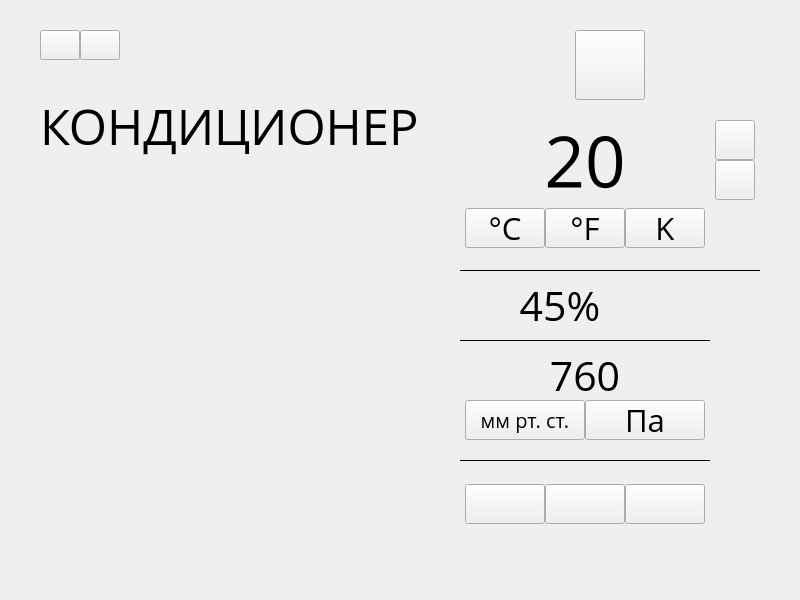
<?xml version="1.0" encoding="UTF-8"?>
<ui version="4.0">
 <class>CustomMainWindowClass</class>
 <widget class="QMainWindow" name="CustomMainWindowClass">
  <property name="geometry">
   <rect>
    <x>0</x>
    <y>0</y>
    <width>800</width>
    <height>600</height>
   </rect>
  </property>
  <property name="minimumSize">
   <size>
    <width>800</width>
    <height>600</height>
   </size>
  </property>
  <property name="maximumSize">
   <size>
    <width>1024</width>
    <height>768</height>
   </size>
  </property>
  <property name="windowTitle">
   <string>Conditioner</string>
  </property>
  <property name="iconSize">
   <size>
    <width>24</width>
    <height>24</height>
   </size>
  </property>
  <widget class="QWidget" name="centralWidget">
   <property name="sizePolicy">
    <sizepolicy hsizetype="Expanding" vsizetype="Expanding">
     <horstretch>0</horstretch>
     <verstretch>0</verstretch>
    </sizepolicy>
   </property>
   <property name="minimumSize">
    <size>
     <width>800</width>
     <height>600</height>
    </size>
   </property>
   <property name="maximumSize">
    <size>
     <width>1024</width>
     <height>768</height>
    </size>
   </property>
   <property name="baseSize">
    <size>
     <width>800</width>
     <height>600</height>
    </size>
   </property>
   <property name="autoFillBackground">
    <bool>true</bool>
   </property>
   <widget class="QLabel" name="title">
    <property name="geometry">
     <rect>
      <x>40</x>
      <y>86</y>
      <width>390</width>
      <height>80</height>
     </rect>
    </property>
    <property name="sizePolicy">
     <sizepolicy hsizetype="Minimum" vsizetype="Minimum">
      <horstretch>0</horstretch>
      <verstretch>0</verstretch>
     </sizepolicy>
    </property>
    <property name="minimumSize">
     <size>
      <width>390</width>
      <height>80</height>
     </size>
    </property>
    <property name="maximumSize">
     <size>
      <width>499</width>
      <height>102</height>
     </size>
    </property>
    <property name="sizeIncrement">
     <size>
      <width>0</width>
      <height>0</height>
     </size>
    </property>
    <property name="baseSize">
     <size>
      <width>390</width>
      <height>80</height>
     </size>
    </property>
    <property name="font">
     <font>
      <family>Open Sans</family>
      <pointsize>37</pointsize>
      <kerning>true</kerning>
     </font>
    </property>
    <property name="autoFillBackground">
     <bool>false</bool>
    </property>
    <property name="text">
     <string>КОНДИЦИОНЕР</string>
    </property>
    <property name="scaledContents">
     <bool>false</bool>
    </property>
    <property name="alignment">
     <set>Qt::AlignLeading|Qt::AlignLeft|Qt::AlignVCenter</set>
    </property>
    <property name="textInteractionFlags">
     <set>Qt::NoTextInteraction</set>
    </property>
   </widget>
   <widget class="QLabel" name="innerBlock">
    <property name="geometry">
     <rect>
      <x>40</x>
      <y>192</y>
      <width>378</width>
      <height>108</height>
     </rect>
    </property>
    <property name="sizePolicy">
     <sizepolicy hsizetype="Minimum" vsizetype="Minimum">
      <horstretch>0</horstretch>
      <verstretch>0</verstretch>
     </sizepolicy>
    </property>
    <property name="minimumSize">
     <size>
      <width>378</width>
      <height>108</height>
     </size>
    </property>
    <property name="maximumSize">
     <size>
      <width>484</width>
      <height>138</height>
     </size>
    </property>
    <property name="baseSize">
     <size>
      <width>378</width>
      <height>108</height>
     </size>
    </property>
    <property name="text">
     <string/>
    </property>
    <property name="pixmap">
     <pixmap resource="Conditioner.qrc">:/CustomMainWindow/icons/big_light_InnerBlockModel.png</pixmap>
    </property>
    <property name="scaledContents">
     <bool>true</bool>
    </property>
    <property name="textInteractionFlags">
     <set>Qt::NoTextInteraction</set>
    </property>
   </widget>
   <widget class="QPushButton" name="lightToggle">
    <property name="geometry">
     <rect>
      <x>40</x>
      <y>30</y>
      <width>40</width>
      <height>30</height>
     </rect>
    </property>
    <property name="sizePolicy">
     <sizepolicy hsizetype="Minimum" vsizetype="Minimum">
      <horstretch>0</horstretch>
      <verstretch>0</verstretch>
     </sizepolicy>
    </property>
    <property name="minimumSize">
     <size>
      <width>40</width>
      <height>30</height>
     </size>
    </property>
    <property name="maximumSize">
     <size>
      <width>51</width>
      <height>39</height>
     </size>
    </property>
    <property name="baseSize">
     <size>
      <width>40</width>
      <height>30</height>
     </size>
    </property>
    <property name="text">
     <string/>
    </property>
    <property name="icon">
     <iconset resource="Conditioner.qrc">
      <normaloff>:/CustomMainWindow/icons/big_light_Sun.png</normaloff>:/CustomMainWindow/icons/big_light_Sun.png</iconset>
    </property>
    <property name="iconSize">
     <size>
      <width>20</width>
      <height>20</height>
     </size>
    </property>
    <property name="checkable">
     <bool>true</bool>
    </property>
    <property name="checked">
     <bool>false</bool>
    </property>
    <property name="autoDefault">
     <bool>false</bool>
    </property>
    <property name="default">
     <bool>false</bool>
    </property>
    <property name="flat">
     <bool>false</bool>
    </property>
   </widget>
   <widget class="QPushButton" name="darkToggle">
    <property name="geometry">
     <rect>
      <x>80</x>
      <y>30</y>
      <width>40</width>
      <height>30</height>
     </rect>
    </property>
    <property name="sizePolicy">
     <sizepolicy hsizetype="Minimum" vsizetype="Minimum">
      <horstretch>0</horstretch>
      <verstretch>0</verstretch>
     </sizepolicy>
    </property>
    <property name="minimumSize">
     <size>
      <width>40</width>
      <height>30</height>
     </size>
    </property>
    <property name="maximumSize">
     <size>
      <width>51</width>
      <height>39</height>
     </size>
    </property>
    <property name="baseSize">
     <size>
      <width>40</width>
      <height>30</height>
     </size>
    </property>
    <property name="text">
     <string/>
    </property>
    <property name="icon">
     <iconset resource="Conditioner.qrc">
      <normaloff>:/CustomMainWindow/icons/big_light_Moon.png</normaloff>:/CustomMainWindow/icons/big_light_Moon.png</iconset>
    </property>
    <property name="iconSize">
     <size>
      <width>20</width>
      <height>20</height>
     </size>
    </property>
    <property name="checkable">
     <bool>true</bool>
    </property>
   </widget>
   <widget class="QLabel" name="outerBlock">
    <property name="geometry">
     <rect>
      <x>66</x>
      <y>332</y>
      <width>325</width>
      <height>221</height>
     </rect>
    </property>
    <property name="sizePolicy">
     <sizepolicy hsizetype="Minimum" vsizetype="Minimum">
      <horstretch>0</horstretch>
      <verstretch>0</verstretch>
     </sizepolicy>
    </property>
    <property name="minimumSize">
     <size>
      <width>325</width>
      <height>221</height>
     </size>
    </property>
    <property name="maximumSize">
     <size>
      <width>416</width>
      <height>283</height>
     </size>
    </property>
    <property name="baseSize">
     <size>
      <width>325</width>
      <height>221</height>
     </size>
    </property>
    <property name="text">
     <string/>
    </property>
    <property name="pixmap">
     <pixmap resource="Conditioner.qrc">:/CustomMainWindow/icons/big_light_OuterBlockModel.png</pixmap>
    </property>
    <property name="scaledContents">
     <bool>true</bool>
    </property>
    <property name="textInteractionFlags">
     <set>Qt::NoTextInteraction</set>
    </property>
   </widget>
   <widget class="QPushButton" name="powerButton">
    <property name="geometry">
     <rect>
      <x>575</x>
      <y>30</y>
      <width>70</width>
      <height>70</height>
     </rect>
    </property>
    <property name="sizePolicy">
     <sizepolicy hsizetype="Minimum" vsizetype="Minimum">
      <horstretch>0</horstretch>
      <verstretch>0</verstretch>
     </sizepolicy>
    </property>
    <property name="minimumSize">
     <size>
      <width>70</width>
      <height>70</height>
     </size>
    </property>
    <property name="maximumSize">
     <size>
      <width>90</width>
      <height>90</height>
     </size>
    </property>
    <property name="sizeIncrement">
     <size>
      <width>0</width>
      <height>0</height>
     </size>
    </property>
    <property name="baseSize">
     <size>
      <width>70</width>
      <height>70</height>
     </size>
    </property>
    <property name="text">
     <string/>
    </property>
    <property name="icon">
     <iconset resource="Conditioner.qrc">
      <normaloff>:/CustomMainWindow/icons/big_Power.png</normaloff>:/CustomMainWindow/icons/big_Power.png</iconset>
    </property>
    <property name="iconSize">
     <size>
      <width>48</width>
      <height>48</height>
     </size>
    </property>
   </widget>
   <widget class="QLabel" name="temperatureLabel">
    <property name="geometry">
     <rect>
      <x>455</x>
      <y>120</y>
      <width>260</width>
      <height>80</height>
     </rect>
    </property>
    <property name="sizePolicy">
     <sizepolicy hsizetype="Minimum" vsizetype="Minimum">
      <horstretch>0</horstretch>
      <verstretch>0</verstretch>
     </sizepolicy>
    </property>
    <property name="minimumSize">
     <size>
      <width>260</width>
      <height>80</height>
     </size>
    </property>
    <property name="maximumSize">
     <size>
      <width>333</width>
      <height>102</height>
     </size>
    </property>
    <property name="baseSize">
     <size>
      <width>260</width>
      <height>80</height>
     </size>
    </property>
    <property name="font">
     <font>
      <family>Open Sans</family>
      <pointsize>53</pointsize>
     </font>
    </property>
    <property name="layoutDirection">
     <enum>Qt::LeftToRight</enum>
    </property>
    <property name="text">
     <string>20</string>
    </property>
    <property name="alignment">
     <set>Qt::AlignCenter</set>
    </property>
    <property name="textInteractionFlags">
     <set>Qt::NoTextInteraction</set>
    </property>
   </widget>
   <widget class="QPushButton" name="increaseButton">
    <property name="geometry">
     <rect>
      <x>715</x>
      <y>120</y>
      <width>40</width>
      <height>40</height>
     </rect>
    </property>
    <property name="sizePolicy">
     <sizepolicy hsizetype="Minimum" vsizetype="Minimum">
      <horstretch>0</horstretch>
      <verstretch>0</verstretch>
     </sizepolicy>
    </property>
    <property name="minimumSize">
     <size>
      <width>40</width>
      <height>40</height>
     </size>
    </property>
    <property name="maximumSize">
     <size>
      <width>51</width>
      <height>51</height>
     </size>
    </property>
    <property name="baseSize">
     <size>
      <width>40</width>
      <height>40</height>
     </size>
    </property>
    <property name="text">
     <string/>
    </property>
    <property name="icon">
     <iconset resource="Conditioner.qrc">
      <normaloff>:/CustomMainWindow/icons/big_light_ChevronUp.png</normaloff>:/CustomMainWindow/icons/big_light_ChevronUp.png</iconset>
    </property>
    <property name="iconSize">
     <size>
      <width>32</width>
      <height>32</height>
     </size>
    </property>
   </widget>
   <widget class="QPushButton" name="decreaseButton">
    <property name="geometry">
     <rect>
      <x>715</x>
      <y>160</y>
      <width>40</width>
      <height>40</height>
     </rect>
    </property>
    <property name="sizePolicy">
     <sizepolicy hsizetype="Minimum" vsizetype="Minimum">
      <horstretch>0</horstretch>
      <verstretch>0</verstretch>
     </sizepolicy>
    </property>
    <property name="minimumSize">
     <size>
      <width>40</width>
      <height>40</height>
     </size>
    </property>
    <property name="maximumSize">
     <size>
      <width>51</width>
      <height>51</height>
     </size>
    </property>
    <property name="baseSize">
     <size>
      <width>40</width>
      <height>40</height>
     </size>
    </property>
    <property name="text">
     <string/>
    </property>
    <property name="icon">
     <iconset resource="Conditioner.qrc">
      <normaloff>:/CustomMainWindow/icons/big_light_ChevronDown.png</normaloff>:/CustomMainWindow/icons/big_light_ChevronDown.png</iconset>
    </property>
    <property name="iconSize">
     <size>
      <width>32</width>
      <height>32</height>
     </size>
    </property>
   </widget>
   <widget class="QPushButton" name="celsiusButton">
    <property name="geometry">
     <rect>
      <x>465</x>
      <y>208</y>
      <width>80</width>
      <height>40</height>
     </rect>
    </property>
    <property name="sizePolicy">
     <sizepolicy hsizetype="Minimum" vsizetype="Minimum">
      <horstretch>0</horstretch>
      <verstretch>0</verstretch>
     </sizepolicy>
    </property>
    <property name="minimumSize">
     <size>
      <width>80</width>
      <height>40</height>
     </size>
    </property>
    <property name="maximumSize">
     <size>
      <width>102</width>
      <height>51</height>
     </size>
    </property>
    <property name="baseSize">
     <size>
      <width>80</width>
      <height>40</height>
     </size>
    </property>
    <property name="font">
     <font>
      <family>Open Sans</family>
      <pointsize>23</pointsize>
     </font>
    </property>
    <property name="text">
     <string>°C</string>
    </property>
    <property name="checkable">
     <bool>true</bool>
    </property>
    <property name="checked">
     <bool>false</bool>
    </property>
   </widget>
   <widget class="QPushButton" name="fahrenheitButton">
    <property name="geometry">
     <rect>
      <x>545</x>
      <y>208</y>
      <width>80</width>
      <height>40</height>
     </rect>
    </property>
    <property name="sizePolicy">
     <sizepolicy hsizetype="Minimum" vsizetype="Minimum">
      <horstretch>0</horstretch>
      <verstretch>0</verstretch>
     </sizepolicy>
    </property>
    <property name="minimumSize">
     <size>
      <width>80</width>
      <height>40</height>
     </size>
    </property>
    <property name="maximumSize">
     <size>
      <width>102</width>
      <height>51</height>
     </size>
    </property>
    <property name="baseSize">
     <size>
      <width>80</width>
      <height>40</height>
     </size>
    </property>
    <property name="font">
     <font>
      <family>Open Sans</family>
      <pointsize>23</pointsize>
     </font>
    </property>
    <property name="text">
     <string>°F</string>
    </property>
    <property name="checkable">
     <bool>true</bool>
    </property>
    <property name="checked">
     <bool>false</bool>
    </property>
   </widget>
   <widget class="QPushButton" name="kelvinButton">
    <property name="geometry">
     <rect>
      <x>625</x>
      <y>208</y>
      <width>80</width>
      <height>40</height>
     </rect>
    </property>
    <property name="sizePolicy">
     <sizepolicy hsizetype="Minimum" vsizetype="Minimum">
      <horstretch>0</horstretch>
      <verstretch>0</verstretch>
     </sizepolicy>
    </property>
    <property name="minimumSize">
     <size>
      <width>80</width>
      <height>40</height>
     </size>
    </property>
    <property name="maximumSize">
     <size>
      <width>102</width>
      <height>51</height>
     </size>
    </property>
    <property name="baseSize">
     <size>
      <width>80</width>
      <height>40</height>
     </size>
    </property>
    <property name="font">
     <font>
      <family>Open Sans</family>
      <pointsize>23</pointsize>
      <weight>50</weight>
      <bold>false</bold>
     </font>
    </property>
    <property name="text">
     <string>K</string>
    </property>
    <property name="checkable">
     <bool>true</bool>
    </property>
    <property name="checked">
     <bool>false</bool>
    </property>
   </widget>
   <widget class="Line" name="splitter_1">
    <property name="geometry">
     <rect>
      <x>460</x>
      <y>270</y>
      <width>300</width>
      <height>1</height>
     </rect>
    </property>
    <property name="sizePolicy">
     <sizepolicy hsizetype="Minimum" vsizetype="Minimum">
      <horstretch>0</horstretch>
      <verstretch>0</verstretch>
     </sizepolicy>
    </property>
    <property name="minimumSize">
     <size>
      <width>300</width>
      <height>1</height>
     </size>
    </property>
    <property name="maximumSize">
     <size>
      <width>384</width>
      <height>1</height>
     </size>
    </property>
    <property name="baseSize">
     <size>
      <width>300</width>
      <height>1</height>
     </size>
    </property>
    <property name="frameShadow">
     <enum>QFrame::Plain</enum>
    </property>
    <property name="orientation">
     <enum>Qt::Horizontal</enum>
    </property>
   </widget>
   <widget class="QLabel" name="humidityLabel">
    <property name="geometry">
     <rect>
      <x>460</x>
      <y>280</y>
      <width>200</width>
      <height>50</height>
     </rect>
    </property>
    <property name="sizePolicy">
     <sizepolicy hsizetype="Minimum" vsizetype="Minimum">
      <horstretch>0</horstretch>
      <verstretch>0</verstretch>
     </sizepolicy>
    </property>
    <property name="minimumSize">
     <size>
      <width>200</width>
      <height>50</height>
     </size>
    </property>
    <property name="maximumSize">
     <size>
      <width>256</width>
      <height>64</height>
     </size>
    </property>
    <property name="baseSize">
     <size>
      <width>200</width>
      <height>50</height>
     </size>
    </property>
    <property name="font">
     <font>
      <family>Open Sans</family>
      <pointsize>31</pointsize>
     </font>
    </property>
    <property name="text">
     <string>45%</string>
    </property>
    <property name="alignment">
     <set>Qt::AlignCenter</set>
    </property>
    <property name="textInteractionFlags">
     <set>Qt::NoTextInteraction</set>
    </property>
   </widget>
   <widget class="QLabel" name="humidityIcon">
    <property name="geometry">
     <rect>
      <x>660</x>
      <y>280</y>
      <width>50</width>
      <height>50</height>
     </rect>
    </property>
    <property name="sizePolicy">
     <sizepolicy hsizetype="Minimum" vsizetype="Minimum">
      <horstretch>0</horstretch>
      <verstretch>0</verstretch>
     </sizepolicy>
    </property>
    <property name="minimumSize">
     <size>
      <width>50</width>
      <height>50</height>
     </size>
    </property>
    <property name="maximumSize">
     <size>
      <width>64</width>
      <height>64</height>
     </size>
    </property>
    <property name="baseSize">
     <size>
      <width>50</width>
      <height>50</height>
     </size>
    </property>
    <property name="text">
     <string/>
    </property>
    <property name="pixmap">
     <pixmap resource="Conditioner.qrc">:/CustomMainWindow/icons/big_light_Drop.png</pixmap>
    </property>
    <property name="scaledContents">
     <bool>true</bool>
    </property>
    <property name="alignment">
     <set>Qt::AlignCenter</set>
    </property>
    <property name="textInteractionFlags">
     <set>Qt::NoTextInteraction</set>
    </property>
   </widget>
   <widget class="Line" name="splitter_2">
    <property name="geometry">
     <rect>
      <x>460</x>
      <y>340</y>
      <width>250</width>
      <height>1</height>
     </rect>
    </property>
    <property name="sizePolicy">
     <sizepolicy hsizetype="Minimum" vsizetype="Minimum">
      <horstretch>0</horstretch>
      <verstretch>0</verstretch>
     </sizepolicy>
    </property>
    <property name="minimumSize">
     <size>
      <width>250</width>
      <height>1</height>
     </size>
    </property>
    <property name="maximumSize">
     <size>
      <width>320</width>
      <height>1</height>
     </size>
    </property>
    <property name="baseSize">
     <size>
      <width>250</width>
      <height>1</height>
     </size>
    </property>
    <property name="frameShadow">
     <enum>QFrame::Plain</enum>
    </property>
    <property name="orientation">
     <enum>Qt::Horizontal</enum>
    </property>
   </widget>
   <widget class="QLabel" name="pressureLabel">
    <property name="geometry">
     <rect>
      <x>455</x>
      <y>350</y>
      <width>260</width>
      <height>50</height>
     </rect>
    </property>
    <property name="sizePolicy">
     <sizepolicy hsizetype="Minimum" vsizetype="Minimum">
      <horstretch>0</horstretch>
      <verstretch>0</verstretch>
     </sizepolicy>
    </property>
    <property name="minimumSize">
     <size>
      <width>260</width>
      <height>50</height>
     </size>
    </property>
    <property name="maximumSize">
     <size>
      <width>333</width>
      <height>64</height>
     </size>
    </property>
    <property name="baseSize">
     <size>
      <width>260</width>
      <height>50</height>
     </size>
    </property>
    <property name="font">
     <font>
      <family>Open Sans</family>
      <pointsize>31</pointsize>
     </font>
    </property>
    <property name="text">
     <string>760</string>
    </property>
    <property name="alignment">
     <set>Qt::AlignCenter</set>
    </property>
    <property name="textInteractionFlags">
     <set>Qt::NoTextInteraction</set>
    </property>
   </widget>
   <widget class="QPushButton" name="mmHgButton">
    <property name="geometry">
     <rect>
      <x>465</x>
      <y>400</y>
      <width>120</width>
      <height>40</height>
     </rect>
    </property>
    <property name="sizePolicy">
     <sizepolicy hsizetype="Minimum" vsizetype="Minimum">
      <horstretch>0</horstretch>
      <verstretch>0</verstretch>
     </sizepolicy>
    </property>
    <property name="minimumSize">
     <size>
      <width>120</width>
      <height>40</height>
     </size>
    </property>
    <property name="maximumSize">
     <size>
      <width>154</width>
      <height>51</height>
     </size>
    </property>
    <property name="baseSize">
     <size>
      <width>120</width>
      <height>40</height>
     </size>
    </property>
    <property name="font">
     <font>
      <family>Open Sans</family>
      <pointsize>15</pointsize>
     </font>
    </property>
    <property name="text">
     <string>мм рт. ст.</string>
    </property>
    <property name="checkable">
     <bool>true</bool>
    </property>
    <property name="checked">
     <bool>false</bool>
    </property>
   </widget>
   <widget class="QPushButton" name="pascalButton">
    <property name="geometry">
     <rect>
      <x>585</x>
      <y>400</y>
      <width>120</width>
      <height>40</height>
     </rect>
    </property>
    <property name="sizePolicy">
     <sizepolicy hsizetype="Minimum" vsizetype="Minimum">
      <horstretch>0</horstretch>
      <verstretch>0</verstretch>
     </sizepolicy>
    </property>
    <property name="minimumSize">
     <size>
      <width>120</width>
      <height>40</height>
     </size>
    </property>
    <property name="maximumSize">
     <size>
      <width>154</width>
      <height>51</height>
     </size>
    </property>
    <property name="baseSize">
     <size>
      <width>120</width>
      <height>40</height>
     </size>
    </property>
    <property name="font">
     <font>
      <family>Open Sans</family>
      <pointsize>23</pointsize>
     </font>
    </property>
    <property name="text">
     <string>Па</string>
    </property>
    <property name="checkable">
     <bool>true</bool>
    </property>
    <property name="checked">
     <bool>false</bool>
    </property>
   </widget>
   <widget class="Line" name="splitter_3">
    <property name="geometry">
     <rect>
      <x>460</x>
      <y>460</y>
      <width>250</width>
      <height>1</height>
     </rect>
    </property>
    <property name="sizePolicy">
     <sizepolicy hsizetype="Minimum" vsizetype="Minimum">
      <horstretch>0</horstretch>
      <verstretch>0</verstretch>
     </sizepolicy>
    </property>
    <property name="minimumSize">
     <size>
      <width>250</width>
      <height>1</height>
     </size>
    </property>
    <property name="maximumSize">
     <size>
      <width>320</width>
      <height>1</height>
     </size>
    </property>
    <property name="baseSize">
     <size>
      <width>250</width>
      <height>1</height>
     </size>
    </property>
    <property name="frameShadow">
     <enum>QFrame::Plain</enum>
    </property>
    <property name="orientation">
     <enum>Qt::Horizontal</enum>
    </property>
   </widget>
   <widget class="QPushButton" name="leftDirButton">
    <property name="geometry">
     <rect>
      <x>465</x>
      <y>484</y>
      <width>80</width>
      <height>40</height>
     </rect>
    </property>
    <property name="sizePolicy">
     <sizepolicy hsizetype="Minimum" vsizetype="Minimum">
      <horstretch>0</horstretch>
      <verstretch>0</verstretch>
     </sizepolicy>
    </property>
    <property name="minimumSize">
     <size>
      <width>80</width>
      <height>40</height>
     </size>
    </property>
    <property name="maximumSize">
     <size>
      <width>102</width>
      <height>51</height>
     </size>
    </property>
    <property name="baseSize">
     <size>
      <width>80</width>
      <height>40</height>
     </size>
    </property>
    <property name="text">
     <string/>
    </property>
    <property name="icon">
     <iconset resource="Conditioner.qrc">
      <normaloff>:/CustomMainWindow/icons/big_light_LeftWind.png</normaloff>:/CustomMainWindow/icons/big_light_LeftWind.png</iconset>
    </property>
    <property name="iconSize">
     <size>
      <width>40</width>
      <height>40</height>
     </size>
    </property>
    <property name="checkable">
     <bool>true</bool>
    </property>
    <property name="checked">
     <bool>false</bool>
    </property>
   </widget>
   <widget class="QPushButton" name="centerDirButton">
    <property name="geometry">
     <rect>
      <x>545</x>
      <y>484</y>
      <width>80</width>
      <height>40</height>
     </rect>
    </property>
    <property name="sizePolicy">
     <sizepolicy hsizetype="Minimum" vsizetype="Minimum">
      <horstretch>0</horstretch>
      <verstretch>0</verstretch>
     </sizepolicy>
    </property>
    <property name="minimumSize">
     <size>
      <width>80</width>
      <height>40</height>
     </size>
    </property>
    <property name="maximumSize">
     <size>
      <width>102</width>
      <height>51</height>
     </size>
    </property>
    <property name="baseSize">
     <size>
      <width>80</width>
      <height>40</height>
     </size>
    </property>
    <property name="text">
     <string/>
    </property>
    <property name="icon">
     <iconset resource="Conditioner.qrc">
      <normaloff>:/CustomMainWindow/icons/big_light_CenterWind.png</normaloff>:/CustomMainWindow/icons/big_light_CenterWind.png</iconset>
    </property>
    <property name="iconSize">
     <size>
      <width>32</width>
      <height>32</height>
     </size>
    </property>
    <property name="checkable">
     <bool>true</bool>
    </property>
    <property name="checked">
     <bool>false</bool>
    </property>
   </widget>
   <widget class="QPushButton" name="rightDirButton">
    <property name="geometry">
     <rect>
      <x>625</x>
      <y>484</y>
      <width>80</width>
      <height>40</height>
     </rect>
    </property>
    <property name="sizePolicy">
     <sizepolicy hsizetype="Minimum" vsizetype="Minimum">
      <horstretch>0</horstretch>
      <verstretch>0</verstretch>
     </sizepolicy>
    </property>
    <property name="minimumSize">
     <size>
      <width>80</width>
      <height>40</height>
     </size>
    </property>
    <property name="maximumSize">
     <size>
      <width>102</width>
      <height>51</height>
     </size>
    </property>
    <property name="baseSize">
     <size>
      <width>80</width>
      <height>40</height>
     </size>
    </property>
    <property name="text">
     <string/>
    </property>
    <property name="icon">
     <iconset resource="Conditioner.qrc">
      <normaloff>:/CustomMainWindow/icons/big_light_RightWind.png</normaloff>:/CustomMainWindow/icons/big_light_RightWind.png</iconset>
    </property>
    <property name="iconSize">
     <size>
      <width>40</width>
      <height>40</height>
     </size>
    </property>
    <property name="checkable">
     <bool>true</bool>
    </property>
    <property name="checked">
     <bool>false</bool>
    </property>
   </widget>
   <widget class="QLabel" name="controlHide">
    <property name="enabled">
     <bool>true</bool>
    </property>
    <property name="geometry">
     <rect>
      <x>460</x>
      <y>115</y>
      <width>300</width>
      <height>430</height>
     </rect>
    </property>
    <property name="sizePolicy">
     <sizepolicy hsizetype="Minimum" vsizetype="Minimum">
      <horstretch>0</horstretch>
      <verstretch>0</verstretch>
     </sizepolicy>
    </property>
    <property name="minimumSize">
     <size>
      <width>300</width>
      <height>430</height>
     </size>
    </property>
    <property name="maximumSize">
     <size>
      <width>384</width>
      <height>550</height>
     </size>
    </property>
    <property name="baseSize">
     <size>
      <width>300</width>
      <height>430</height>
     </size>
    </property>
    <property name="autoFillBackground">
     <bool>false</bool>
    </property>
    <property name="text">
     <string/>
    </property>
    <property name="textInteractionFlags">
     <set>Qt::NoTextInteraction</set>
    </property>
   </widget>
  </widget>
 </widget>
 <layoutdefault spacing="6" margin="11"/>
 <resources>
  <include location="Conditioner.qrc"/>
 </resources>
 <connections/>
</ui>
